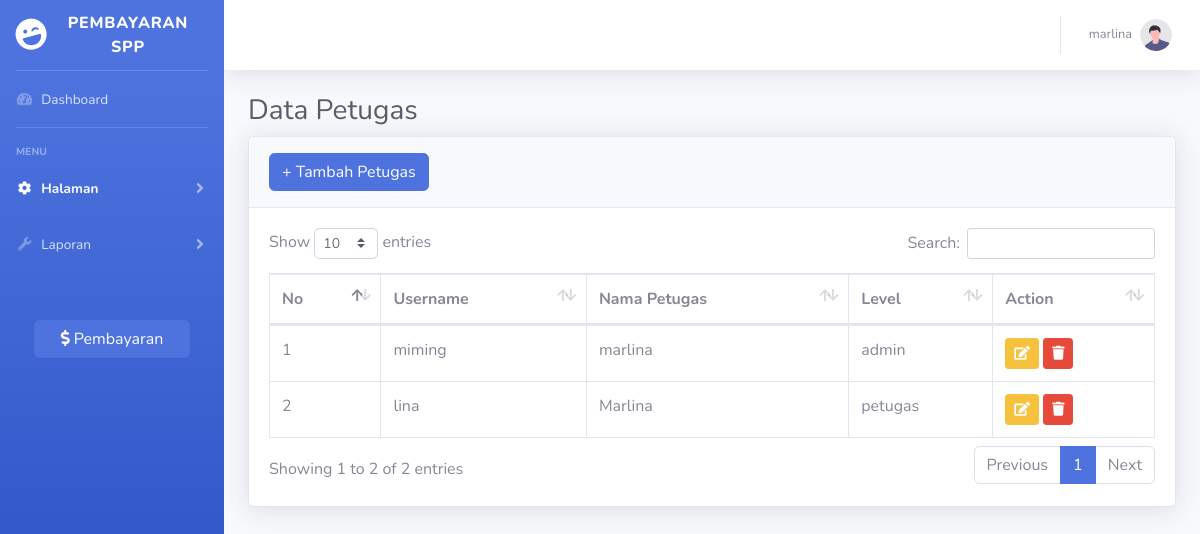
/index.php?page=petugas (signed in), run on the app's committed database.
### tables this page shows
CREATE TABLE `petugas` (
  `id_petugas` int(11) NOT NULL,
  `username` varchar(25) NOT NULL,
  `password` varchar(35) NOT NULL,
  `nama_petugas` varchar(35) NOT NULL,
  `level` enum('admin','petugas') NOT NULL
);

### index.php (the view, shortened to what this page needs)
<!DOCTYPE html>
<html lang="en">
<head>
        <?php
        $page = isset($_GET['page']) ? $_GET['page'] : 'Dashboard';
        ?>
    <link href="vendor/fontawesome-free/css/all.min.css" rel="stylesheet" type="text/css">
    <link href="css/sb-admin-2.min.css" rel="stylesheet">
    <link href="vendor/datatables/dataTables.bootstrap4.min.css" rel="stylesheet">
</head>
<body id="page-top">
    <div id="wrapper">
        <?php
        if (!empty($_SESSION['user']['level']) && !empty($_SESSION['user']['level'] == 'admin')) {
        ?>
            <ul class="navbar-nav bg-gradient-primary sidebar sidebar-dark accordion" id="accordionSidebar">
                <a class="sidebar-brand d-flex align-items-center justify-content-center" href="index.php">
                    <div class="sidebar-brand-icon rotate-n-15">
                        <i class="fas fa-laugh-wink"></i>
                    </div>
                    <div class="sidebar-brand-text mx-3">Pembayaran SPP</div>
                </a>
                <hr class="sidebar-divider my-0">
                <li class="nav-item
                <?php
                if (empty($_GET['page'])) {
                    echo 'active';
                }
                ?>">
                    <a class="nav-link" href="index.php">
                        <i class="fas fa-fw fa-tachometer-alt"></i>
                        <span>Dashboard</span></a>
                </li>
                <hr class="sidebar-divider">
                <div class="sidebar-heading">
                    Menu
                </div>
                <li class="nav-item <?php echo ($page == 'petugas' || $page == 'siswa' || $page == 'kelas' ? 'active' : '') ?>">
                    <a class="nav-link collapsed" href="#" data-toggle="collapse" data-target="#collapseTwo" aria-expanded="true" aria-controls="collapseTwo">
                        <i class="fas fa-fw fa-cog"></i>
                        <span>Halaman</span>
                    </a>
                </li>
                <li class="nav-item <?php echo ($page == 'spp' || $page == 'laporan' ? 'active' : '') ?>">
                    <a class="nav-link collapsed" href="#" data-toggle="collapse" data-target="#collapseUtilities" aria-expanded="true" aria-controls="collapseUtilities">
                        <i class="fas fa-fw fa-wrench"></i>
                        <span>Laporan</span>
                    </a>
                </li>
                <button type="button" class="btn btn-primary mb-4 mt-5" style="width: 70%; margin-left: 15%" data-toggle="modal" data-target="#tambahpembayaran">
                    <i class="fas fa-dollar-sign"></i> Pembayaran
                </button>
            </ul>
        <?php
        }
        ?>
        <div id="content-wrapper" class="d-flex flex-column">
            <div id="content">
                <nav class="navbar navbar-expand navbar-light bg-white topbar mb-4 static-top shadow">
                    <ul class="navbar-nav ml-auto">
                        <li class="nav-item dropdown no-arrow">
                            <a class="nav-link dropdown-toggle" href="#" id="userDropdown" role="button" data-toggle="dropdown" aria-haspopup="true" aria-expanded="false">
                                <span class="mr-2 d-none d-lg-inline text-gray-600 small">
                                    <?php
                                    if (!empty($_SESSION['user']['id_petugas'])) {
                                        echo $_SESSION['user']['nama_petugas'];
                                    } else {
                                        echo $_SESSION['user']['nama'];
                                    }
                                    ?>
                                </span>
                                <img class="img-profile rounded-circle" src="img/undraw_profile.svg">
                            </a>
                        </li>
                    </ul>
                </nav>
                <div class="container-fluid">
                    <?php
                    $page = isset($_GET['page']) ? $_GET['page'] : 'dashboard';
                    include $page . '.php';
                    ?>
                </div>
            </div>
        </div>
    </div>
</body>
</html>

### petugas.php (shortened to what this page needs)
<h1 class="h3 mb-2 text-gray-800">Data Petugas</h1>
<div class="card shadow mb-4">
    <div class="card-header py-3">
        <button type="button" class="btn btn-primary" data-toggle="modal" data-target="#tambahpetugas">
            + Tambah Petugas
        </button>
    </div>
    <div class="card-body">
        <div class="table-rersponsive">
            <table class="table table-bordered" id="dataTable" width="100%" cellspacing="0">
                <thead>
                    <tr>
                        <th>No</th>
                        <th>Username</th>
                        <th>Nama Petugas</th>
                        <th>Level</th>
                        <th>Action</th>
                    </tr>
                </thead>
                <tbody>
                    <?php
                    $i = 1;
                    $query = mysqli_query($koneksi, "SELECT * FROM petugas");
                    while ($data = mysqli_fetch_array($query)) {
                    ?>
                        <tr>
                            <td><?php echo $i++ ?></td>
                            <td><?php echo $data['username'] ?></td>
                            <td><?php echo $data['nama_petugas'] ?></td>
                            <td><?php echo $data['level'] ?></td>
                            <td>
                                <button type="button" class="btn btn-warning btn-sm" data-toggle="modal" data-target="#editpetugas<?php echo $data['id_petugas'] ?>">
                                    <i class="fa fa-edit"></i>
                                </button>
                                <button type="button" class="btn btn-danger btn-sm" data-toggle="modal" data-target="#hapuspetugas<?php echo $data['id_petugas'] ?>">
                                    <i class="fa fa-trash"></i>
                                </button>
                            </td>
                        </tr>
                    <?php
                    }
                    ?>
                </tbody>
            </table>
        </div>
    </div>
</div>

### data on the page
petugas: username "miming", nama_petugas "marlina", level "admin"
petugas: username "lina", nama_petugas "Marlina", level "petugas"

### other printed values
$_SESSION['user']['nama_petugas'] "marlina"
